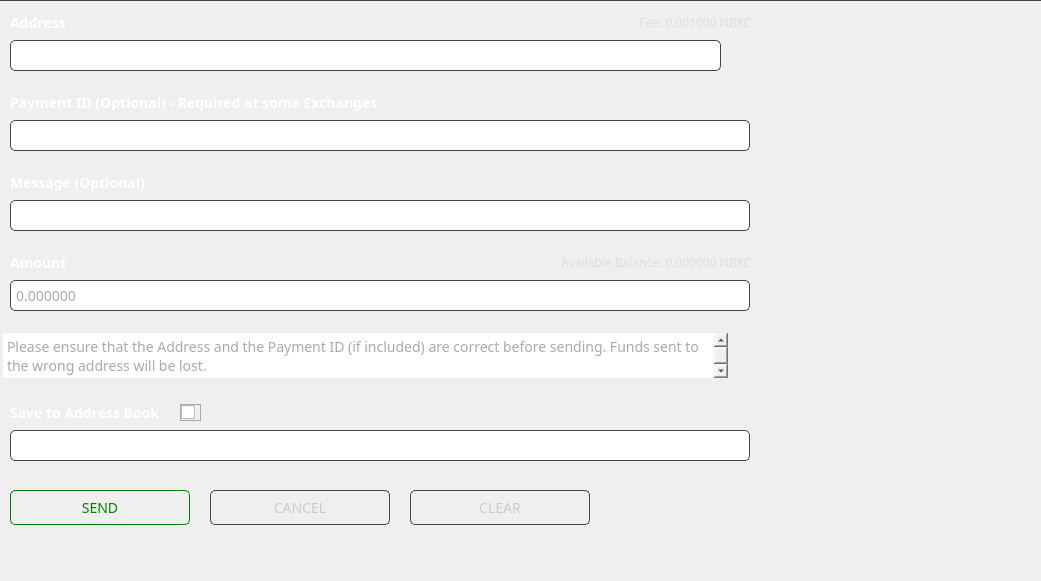
     <widget class="QGroupBox" name="sendBox">
      <property name="geometry">
       <rect>
        <x>210</x>
        <y>105</y>
        <width>1041</width>
        <height>581</height>
       </rect>
      </property>
      <property name="styleSheet">
       <string notr="true">border-top: 1px solid #444;</string>
      </property>
      <property name="title">
       <string/>
      </property>
      <widget class="QTextBrowser" name="textBrowser_3">
       <property name="geometry">
        <rect>
         <x>0</x>
         <y>330</y>
         <width>731</width>
         <height>51</height>
        </rect>
       </property>
       <property name="font">
        <font>
         <family>Poppins</family>
         <pointsize>-1</pointsize>
        </font>
       </property>
       <property name="styleSheet">
        <string notr="true">padding: 3px; font-size: 16px; color: #aaa; border: none;</string>
       </property>
       <property name="html">
        <string>&lt;!DOCTYPE HTML PUBLIC &quot;-//W3C//DTD HTML 4.0//EN&quot; &quot;http://www.w3.org/TR/REC-html40/strict.dtd&quot;&gt;
&lt;html&gt;&lt;head&gt;&lt;meta name=&quot;qrichtext&quot; content=&quot;1&quot; /&gt;&lt;style type=&quot;text/css&quot;&gt;
p, li { white-space: pre-wrap; }
&lt;/style&gt;&lt;/head&gt;&lt;body style=&quot; font-family:'Poppins'; font-size:16px; font-weight:400; font-style:normal;&quot;&gt;
&lt;p style=&quot; margin-top:0px; margin-bottom:0px; margin-left:0px; margin-right:0px; -qt-block-indent:0; text-indent:0px;&quot;&gt;&lt;span style=&quot; font-size:14px;&quot;&gt;Please ensure that the Address and the Payment ID (if included) are correct before sending. Funds sent to the wrong address will be lost.&lt;/span&gt;&lt;/p&gt;&lt;/body&gt;&lt;/html&gt;</string>
       </property>
      </widget>
      <widget class="QLineEdit" name="m_amountEdit">
       <property name="geometry">
        <rect>
         <x>10</x>
         <y>280</y>
         <width>740</width>
         <height>31</height>
        </rect>
       </property>
       <property name="minimumSize">
        <size>
         <width>74</width>
         <height>31</height>
        </size>
       </property>
       <property name="maximumSize">
        <size>
         <width>740</width>
         <height>16777215</height>
        </size>
       </property>
       <property name="font">
        <font>
         <family>Poppins</family>
         <pointsize>-1</pointsize>
        </font>
       </property>
       <property name="styleSheet">
        <string notr="true">padding: 3px; border: 1px solid #444; border-radius: 5px; font-family: 'Poppins'; font-size: 14px; color: #aaa;</string>
       </property>
       <property name="text">
        <string>0.000000</string>
       </property>
      </widget>
      <widget class="QLabel" name="pidLabel">
       <property name="geometry">
        <rect>
         <x>10</x>
         <y>90</y>
         <width>500</width>
         <height>25</height>
        </rect>
       </property>
       <property name="font">
        <font>
         <family>Poppins</family>
         <pointsize>-1</pointsize>
         <weight>75</weight>
         <bold>true</bold>
        </font>
       </property>
       <property name="styleSheet">
        <string notr="true">color: #fff; font-size: 14px; font-family: 'Poppins'; font-weight: bold;
border: none;</string>
       </property>
       <property name="text">
        <string>Payment ID (Optional) - Required at some Exchanges</string>
       </property>
      </widget>
      <widget class="QLabel" name="amountLabel_2">
       <property name="geometry">
        <rect>
         <x>10</x>
         <y>170</y>
         <width>301</width>
         <height>25</height>
        </rect>
       </property>
       <property name="font">
        <font>
         <family>Poppins</family>
         <pointsize>-1</pointsize>
         <weight>75</weight>
         <bold>true</bold>
        </font>
       </property>
       <property name="styleSheet">
        <string notr="true">color: #fff; font-size: 14px; font-family: 'Poppins'; font-weight: bold;
border: none;</string>
       </property>
       <property name="text">
        <string>Message (Optional)</string>
       </property>
      </widget>
      <widget class="QLabel" name="labelLabel">
       <property name="geometry">
        <rect>
         <x>10</x>
         <y>400</y>
         <width>281</width>
         <height>25</height>
        </rect>
       </property>
       <property name="font">
        <font>
         <family>Poppins</family>
         <pointsize>-1</pointsize>
         <weight>75</weight>
         <bold>true</bold>
        </font>
       </property>
       <property name="styleSheet">
        <string notr="true">color: #fff; font-size: 14px; font-family: 'Poppins'; font-weight: bold;
border: none;</string>
       </property>
       <property name="text">
        <string>Save to Address Book</string>
       </property>
      </widget>
      <widget class="QLabel" name="amountLabel">
       <property name="geometry">
        <rect>
         <x>10</x>
         <y>250</y>
         <width>291</width>
         <height>25</height>
        </rect>
       </property>
       <property name="font">
        <font>
         <family>Poppins</family>
         <pointsize>-1</pointsize>
         <weight>75</weight>
         <bold>true</bold>
        </font>
       </property>
       <property name="styleSheet">
        <string notr="true">color: #fff; font-size: 14px; font-family: 'Poppins'; font-weight: bold;
border: none;</string>
       </property>
       <property name="text">
        <string>Amount</string>
       </property>
      </widget>
      <widget class="QLineEdit" name="m_addressLabel">
       <property name="geometry">
        <rect>
         <x>10</x>
         <y>430</y>
         <width>740</width>
         <height>31</height>
        </rect>
       </property>
       <property name="minimumSize">
        <size>
         <width>100</width>
         <height>31</height>
        </size>
       </property>
       <property name="maximumSize">
        <size>
         <width>740</width>
         <height>16777215</height>
        </size>
       </property>
       <property name="font">
        <font>
         <family>Poppins</family>
         <pointsize>-1</pointsize>
        </font>
       </property>
       <property name="styleSheet">
        <string notr="true">padding: 3px; border: 1px solid #444; border-radius: 5px; font-family: 'Poppins'; font-size: 14px; color: #aaa;</string>
       </property>
       <property name="text">
        <string/>
       </property>
      </widget>
      <widget class="QLabel" name="m_balanceLabel">
       <property name="geometry">
        <rect>
         <x>400</x>
         <y>250</y>
         <width>351</width>
         <height>25</height>
        </rect>
       </property>
       <property name="minimumSize">
        <size>
         <width>100</width>
         <height>25</height>
        </size>
       </property>
       <property name="maximumSize">
        <size>
         <width>360</width>
         <height>16777215</height>
        </size>
       </property>
       <property name="font">
        <font>
         <family>Poppins</family>
         <pointsize>-1</pointsize>
        </font>
       </property>
       <property name="styleSheet">
        <string notr="true">color: #ddd; font-size: 12px; font-family: 'Poppins';
border: none;</string>
       </property>
       <property name="text">
        <string notr="true">Available Balance: 0.000000 NBXC</string>
       </property>
       <property name="alignment">
        <set>Qt::AlignRight|Qt::AlignTrailing|Qt::AlignVCenter</set>
       </property>
      </widget>
      <widget class="QLineEdit" name="m_messageEdit">
       <property name="geometry">
        <rect>
         <x>10</x>
         <y>200</y>
         <width>740</width>
         <height>31</height>
        </rect>
       </property>
       <property name="minimumSize">
        <size>
         <width>360</width>
         <height>31</height>
        </size>
       </property>
       <property name="maximumSize">
        <size>
         <width>740</width>
         <height>16777215</height>
        </size>
       </property>
       <property name="font">
        <font>
         <family>Poppins</family>
         <pointsize>-1</pointsize>
        </font>
       </property>
       <property name="styleSheet">
        <string notr="true">padding: 3px; border: 1px solid #444; border-radius: 5px; font-family: 'Poppins'; font-size: 14px; color: #aaa;</string>
       </property>
       <property name="text">
        <string/>
       </property>
      </widget>
      <widget class="QPushButton" name="m_addressBookButton">
       <property name="geometry">
        <rect>
         <x>724</x>
         <y>43</y>
         <width>25</width>
         <height>25</height>
        </rect>
       </property>
       <property name="minimumSize">
        <size>
         <width>25</width>
         <height>25</height>
        </size>
       </property>
       <property name="maximumSize">
        <size>
         <width>260</width>
         <height>35</height>
        </size>
       </property>
       <property name="font">
        <font>
         <family>Poppins</family>
        </font>
       </property>
       <property name="styleSheet">
        <string notr="true">border: none;</string>
       </property>
       <property name="text">
        <string/>
       </property>
       <property name="icon">
        <iconset resource="../../resources.qrc">
         <normaloff>:/icons/address-book</normaloff>:/icons/address-book</iconset>
       </property>
      </widget>
      <widget class="QLabel" name="adressLabel">
       <property name="geometry">
        <rect>
         <x>10</x>
         <y>10</y>
         <width>121</width>
         <height>25</height>
        </rect>
       </property>
       <property name="font">
        <font>
         <family>Poppins</family>
         <pointsize>-1</pointsize>
         <weight>75</weight>
         <bold>true</bold>
        </font>
       </property>
       <property name="styleSheet">
        <string notr="true">color: #fff; font-size: 14px; font-family: 'Poppins'; font-weight: bold;
border: none;</string>
       </property>
       <property name="text">
        <string>Address</string>
       </property>
      </widget>
      <widget class="QLineEdit" name="m_paymentIdEdit">
       <property name="geometry">
        <rect>
         <x>10</x>
         <y>120</y>
         <width>740</width>
         <height>31</height>
        </rect>
       </property>
       <property name="minimumSize">
        <size>
         <width>0</width>
         <height>31</height>
        </size>
       </property>
       <property name="font">
        <font>
         <family>Poppins</family>
         <pointsize>-1</pointsize>
        </font>
       </property>
       <property name="styleSheet">
        <string notr="true">padding: 3px; border: 1px solid #444; border-radius: 5px; font-family: 'Poppins'; font-size: 14px; color: #aaa;</string>
       </property>
       <property name="text">
        <string/>
       </property>
      </widget>
      <widget class="QLineEdit" name="m_addressEdit">
       <property name="geometry">
        <rect>
         <x>10</x>
         <y>40</y>
         <width>711</width>
         <height>31</height>
        </rect>
       </property>
       <property name="minimumSize">
        <size>
         <width>0</width>
         <height>31</height>
        </size>
       </property>
       <property name="font">
        <font>
         <family>Poppins</family>
         <pointsize>-1</pointsize>
        </font>
       </property>
       <property name="styleSheet">
        <string notr="true">padding: 3px; border: 1px solid #444; border-radius: 5px; font-family: 'Poppins'; font-size: 14px; color: #aaa;</string>
       </property>
       <property name="text">
        <string/>
       </property>
      </widget>
      <widget class="QPushButton" name="m_sendFundsButton">
       <property name="geometry">
        <rect>
         <x>10</x>
         <y>490</y>
         <width>180</width>
         <height>35</height>
        </rect>
       </property>
       <property name="minimumSize">
        <size>
         <width>180</width>
         <height>35</height>
        </size>
       </property>
       <property name="maximumSize">
        <size>
         <width>180</width>
         <height>35</height>
        </size>
       </property>
       <property name="font">
        <font>
         <family>Poppins</family>
         <pointsize>-1</pointsize>
        </font>
       </property>
       <property name="styleSheet">
        <string notr="true">QPushButton#m_sendFundsButton {color: green; ; border: 1px solid green; font-size: 14px; border-radius: 5px; font-family: 'Poppins';}

QPushButton#m_sendFundsButton:hover {color:#FFD700; ; border: 1px solid green; font-size: 14px; border-radius: 5px;font-family: 'Poppins';}</string>
       </property>
       <property name="text">
        <string>SEND</string>
       </property>
      </widget>
      <widget class="QPushButton" name="m_cancelButton">
       <property name="geometry">
        <rect>
         <x>210</x>
         <y>490</y>
         <width>180</width>
         <height>35</height>
        </rect>
       </property>
       <property name="minimumSize">
        <size>
         <width>180</width>
         <height>35</height>
        </size>
       </property>
       <property name="maximumSize">
        <size>
         <width>180</width>
         <height>35</height>
        </size>
       </property>
       <property name="font">
        <font>
         <family>Poppins</family>
         <pointsize>-1</pointsize>
        </font>
       </property>
       <property name="styleSheet">
        <string notr="true">QPushButton#m_cancelButton {color: #ccc; border: 1px solid #444; font-size: 14px; border-radius: 5px;font-family: 'Poppins';}

QPushButton#m_cancelButton:hover {color: #fff; border: 1px solid #444; font-size: 14px; border-radius: 5px; font-family: 'Poppins';}</string>
       </property>
       <property name="text">
        <string>CANCEL</string>
       </property>
      </widget>
      <widget class="QLabel" name="m_sendFee">
       <property name="geometry">
        <rect>
         <x>400</x>
         <y>10</y>
         <width>351</width>
         <height>25</height>
        </rect>
       </property>
       <property name="minimumSize">
        <size>
         <width>100</width>
         <height>25</height>
        </size>
       </property>
       <property name="maximumSize">
        <size>
         <width>360</width>
         <height>16777215</height>
        </size>
       </property>
       <property name="font">
        <font>
         <family>Poppins</family>
         <pointsize>-1</pointsize>
        </font>
       </property>
       <property name="styleSheet">
        <string notr="true">color: #ddd; font-size: 12px; font-family: 'Poppins';
border: none;</string>
       </property>
       <property name="text">
        <string notr="true">Fee: 0.001000 NBXC</string>
       </property>
       <property name="alignment">
        <set>Qt::AlignRight|Qt::AlignTrailing|Qt::AlignVCenter</set>
       </property>
      </widget>
      <widget class="QCheckBox" name="m_saveAddress">
       <property name="geometry">
        <rect>
         <x>180</x>
         <y>404</y>
         <width>21</width>
         <height>17</height>
        </rect>
       </property>
       <property name="styleSheet">
        <string notr="true">border: 1px solid #aaa; color: white;</string>
       </property>
       <property name="text">
        <string/>
       </property>
      </widget>
      <widget class="QPushButton" name="m_clearAllButton">
       <property name="geometry">
        <rect>
         <x>410</x>
         <y>490</y>
         <width>180</width>
         <height>35</height>
        </rect>
       </property>
       <property name="minimumSize">
        <size>
         <width>180</width>
         <height>35</height>
        </size>
       </property>
       <property name="maximumSize">
        <size>
         <width>180</width>
         <height>35</height>
        </size>
       </property>
       <property name="font">
        <font>
         <family>Poppins</family>
         <pointsize>-1</pointsize>
        </font>
       </property>
       <property name="cursor">
        <cursorShape>ArrowCursor</cursorShape>
       </property>
       <property name="styleSheet">
        <string notr="true">QPushButton#m_clearAllButton {color: #ccc; border: 1px solid #444; font-size: 14px; border-radius: 5px;font-family: 'Poppins';}

QPushButton#m_clearAllButton:hover {color: #fff; border: 1px solid #444; font-size: 14px; border-radius: 5px; font-family: 'Poppins';}</string>
       </property>
       <property name="text">
        <string>CLEAR</string>
       </property>
      </widget>
      <zorder>textBrowser_3</zorder>
      <zorder>m_amountEdit</zorder>
      <zorder>pidLabel</zorder>
      <zorder>amountLabel_2</zorder>
      <zorder>labelLabel</zorder>
      <zorder>amountLabel</zorder>
      <zorder>m_addressLabel</zorder>
      <zorder>m_messageEdit</zorder>
      <zorder>adressLabel</zorder>
      <zorder>m_paymentIdEdit</zorder>
      <zorder>m_addressEdit</zorder>
      <zorder>m_sendFundsButton</zorder>
      <zorder>m_cancelButton</zorder>
      <zorder>m_sendFee</zorder>
      <zorder>m_addressBookButton</zorder>
      <zorder>m_saveAddress</zorder>
      <zorder>m_clearAllButton</zorder>
      <zorder>m_balanceLabel</zorder>
     </widget>
